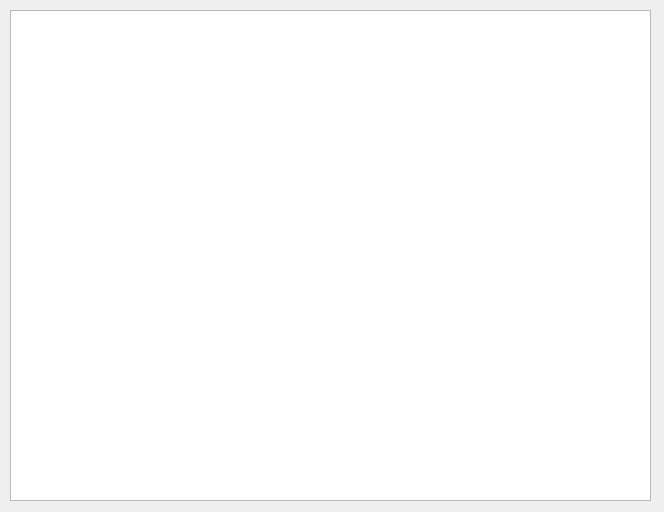
<?xml version="1.0" encoding="UTF-8"?>
<ui version="4.0">
 <class>GraphForm</class>
 <widget class="QWidget" name="GraphForm">
  <property name="geometry">
   <rect>
    <x>0</x>
    <y>0</y>
    <width>664</width>
    <height>512</height>
   </rect>
  </property>
  <property name="windowTitle">
   <string>Form</string>
  </property>
  <widget class="QGraphicsView" name="graphicsView">
   <property name="geometry">
    <rect>
     <x>10</x>
     <y>10</y>
     <width>641</width>
     <height>491</height>
    </rect>
   </property>
  </widget>
 </widget>
 <resources/>
 <connections/>
</ui>
